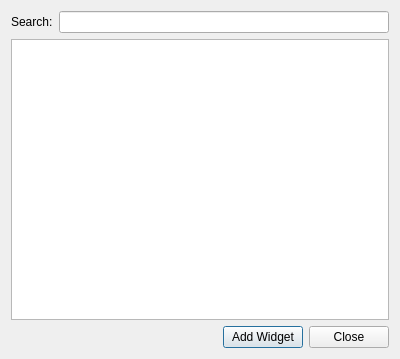
<?xml version="1.0" encoding="UTF-8"?>
<ui version="4.0">
 <class>AddPluginDialog</class>
 <widget class="QDialog" name="AddPluginDialog">
  <property name="geometry">
   <rect>
    <x>0</x>
    <y>0</y>
    <width>400</width>
    <height>359</height>
   </rect>
  </property>
  <property name="windowTitle">
   <string>Add Plugins</string>
  </property>
  <layout class="QVBoxLayout" name="verticalLayout">
   <item>
    <layout class="QHBoxLayout" name="horizontalLayout">
     <item>
      <widget class="QLabel" name="searchLabel">
       <property name="text">
        <string>Search:</string>
       </property>
      </widget>
     </item>
     <item>
      <widget class="QLineEdit" name="searchEdit">
       <property name="clearButtonEnabled">
        <bool>true</bool>
       </property>
      </widget>
     </item>
    </layout>
   </item>
   <item>
    <widget class="QListWidget" name="pluginList">
     <property name="sizeAdjustPolicy">
      <enum>QAbstractScrollArea::AdjustToContents</enum>
     </property>
     <property name="showDropIndicator" stdset="0">
      <bool>true</bool>
     </property>
     <property name="alternatingRowColors">
      <bool>true</bool>
     </property>
     <property name="selectionMode">
      <enum>QAbstractItemView::SingleSelection</enum>
     </property>
     <property name="selectionBehavior">
      <enum>QAbstractItemView::SelectRows</enum>
     </property>
     <property name="verticalScrollMode">
      <enum>QAbstractItemView::ScrollPerPixel</enum>
     </property>
     <property name="movement">
      <enum>QListView::Static</enum>
     </property>
     <property name="flow">
      <enum>QListView::TopToBottom</enum>
     </property>
     <property name="resizeMode">
      <enum>QListView::Adjust</enum>
     </property>
     <property name="spacing">
      <number>0</number>
     </property>
     <property name="modelColumn">
      <number>0</number>
     </property>
     <property name="uniformItemSizes">
      <bool>false</bool>
     </property>
     <property name="selectionRectVisible">
      <bool>true</bool>
     </property>
     <property name="currentRow">
      <number>-1</number>
     </property>
     <property name="sortingEnabled">
      <bool>false</bool>
     </property>
    </widget>
   </item>
   <item>
    <layout class="QHBoxLayout" name="horizontalLayout_2">
     <item>
      <spacer name="horizontalSpacer">
       <property name="orientation">
        <enum>Qt::Horizontal</enum>
       </property>
       <property name="sizeHint" stdset="0">
        <size>
         <width>40</width>
         <height>20</height>
        </size>
       </property>
      </spacer>
     </item>
     <item>
      <widget class="QPushButton" name="addButton">
       <property name="text">
        <string>Add Widget</string>
       </property>
       <property name="default">
        <bool>true</bool>
       </property>
      </widget>
     </item>
     <item>
      <widget class="QPushButton" name="closeButton">
       <property name="text">
        <string>Close</string>
       </property>
       <property name="autoDefault">
        <bool>false</bool>
       </property>
      </widget>
     </item>
    </layout>
   </item>
  </layout>
 </widget>
 <tabstops>
  <tabstop>pluginList</tabstop>
  <tabstop>addButton</tabstop>
  <tabstop>closeButton</tabstop>
  <tabstop>searchEdit</tabstop>
 </tabstops>
 <resources/>
 <connections>
  <connection>
   <sender>closeButton</sender>
   <signal>clicked()</signal>
   <receiver>AddPluginDialog</receiver>
   <slot>close()</slot>
   <hints>
    <hint type="sourcelabel">
     <x>380</x>
     <y>279</y>
    </hint>
    <hint type="destinationlabel">
     <x>118</x>
     <y>270</y>
    </hint>
   </hints>
  </connection>
 </connections>
</ui>
